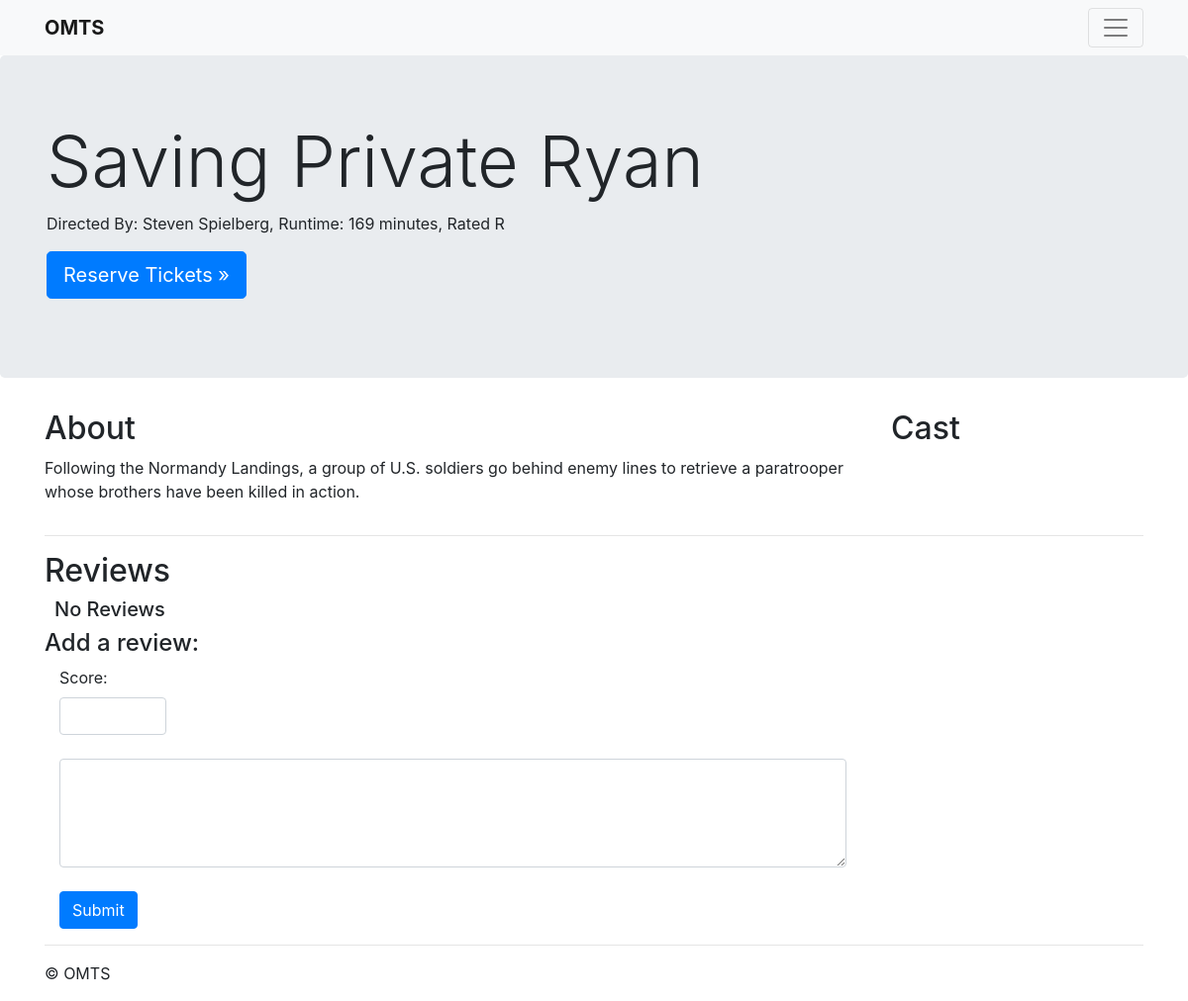
The app's page /details.php?movie_id=11 with its own data.
### tables this page shows
CREATE TABLE `movie` (
  `MovieID` int(11) NOT NULL AUTO_INCREMENT,
  `Title` varchar(60) NOT NULL,
  `RunTime` int(11) NOT NULL,
  `Rating` enum('G','PG','14A','18A','R','A') NOT NULL,
  `Plot` text,
  `Director` varchar(100) NOT NULL,
  `Producer` varchar(100) NOT NULL,
  `SDate` date NOT NULL,
  `EDate` date NOT NULL,
  `SupplierID` int(11) NOT NULL,
  PRIMARY KEY (`MovieID`),
  KEY `SupplierID` (`SupplierID`),
  CONSTRAINT `movie_ibfk_1` FOREIGN KEY (`SupplierID`) REFERENCES `supplier` (`SupplierID`)
);

### details.php (the view, shortened to what this page needs)
<?php
include 'lib/database.php';
$thisMovie = $db->query("Select * from movie where movieid=".$_GET["movie_id"])->fetch();
?>
<!doctype html>
<html lang="en">
  <head>
    <link href="css/bootstrap.min.css" rel="stylesheet">
  </head>
  <body>
    <?php include 'parts/menu.php'; ?>
<main role="main">
  <div class="jumbotron">
    <div class="container">
      <h1 class="display-3">
        <?php echo $thisMovie['Title'];  ?>
      </h1>
      <p>Directed By:
        <?php echo $thisMovie['Director']; ?>, Runtime:
        <?php echo $thisMovie['RunTime']; ?> minutes, Rated
        <?php echo $thisMovie['Rating']; ?> </p>
      <p>
        <a class="btn btn-primary btn-lg" href="reserve.php?movie_id=<?php echo $thisMovie['MovieID'];?>" role="button">Reserve Tickets &raquo;</a>
      </p>
    </div>
  </div>
  <div class="container">
    <div class="row">
      <div class="col-md-9">
        <h2>About</h2>
        <p>
          <?php echo $thisMovie['Plot'];?> </p>
      </div>
      <div class="col-md-3">
        <h2>Cast</h2>
      </div>
    </div>
    <div class="row">
      <div class="col-md-12">
        <hr>
        <h2>Reviews</h2>
        <?php
            $reviews = $db->query("select words, name, score from review R, users U, member M where R.`UserID`=U.`UserID` and U.`UserID`=M.userId and movieID=".$thisMovie['MovieID'])->fetchAll();
            if(count($reviews)===0){?>
              <h5 style="padding-left:10px;">No Reviews</h5>
           <?php }
          ?>
      <div class="row">
      <div class="col-md-9">
      <h4>Add a review:</h4>
              <form action="details.php?movie_id=<?php echo $thisMovie["MovieID"]?>" method="POST">
                <div class="col-md-2">
                  <label class="" for="score">Score:</label>
                  <input name="score" min=0 max=5 type="number" class="form-control" required>
                </div>
                <br>
                <div class="col-md-12">
                  <textarea name="words" type="text" rows=4 class="form-control" required></textarea>
                  <br>
                  <button type="submit" class=" btn btn-primary">Submit</button>
                </div>
              </form>
      </div>
    </div>
    </div>
    <br>
  </div>
  <hr>
  </div>
</main>
    <footer class="container">
      <p>&copy; OMTS</p>
    </footer>
  </body>
</html>

### records on screen
movie: Title "Saving Private Ryan", Director "Steven Spielberg", RunTime "169", Rating "R", Plot "Following the Normandy Landings, a group of U.S. soldiers go behind enemy lines to retrieve a paratrooper whose brothers have been killed in action."
